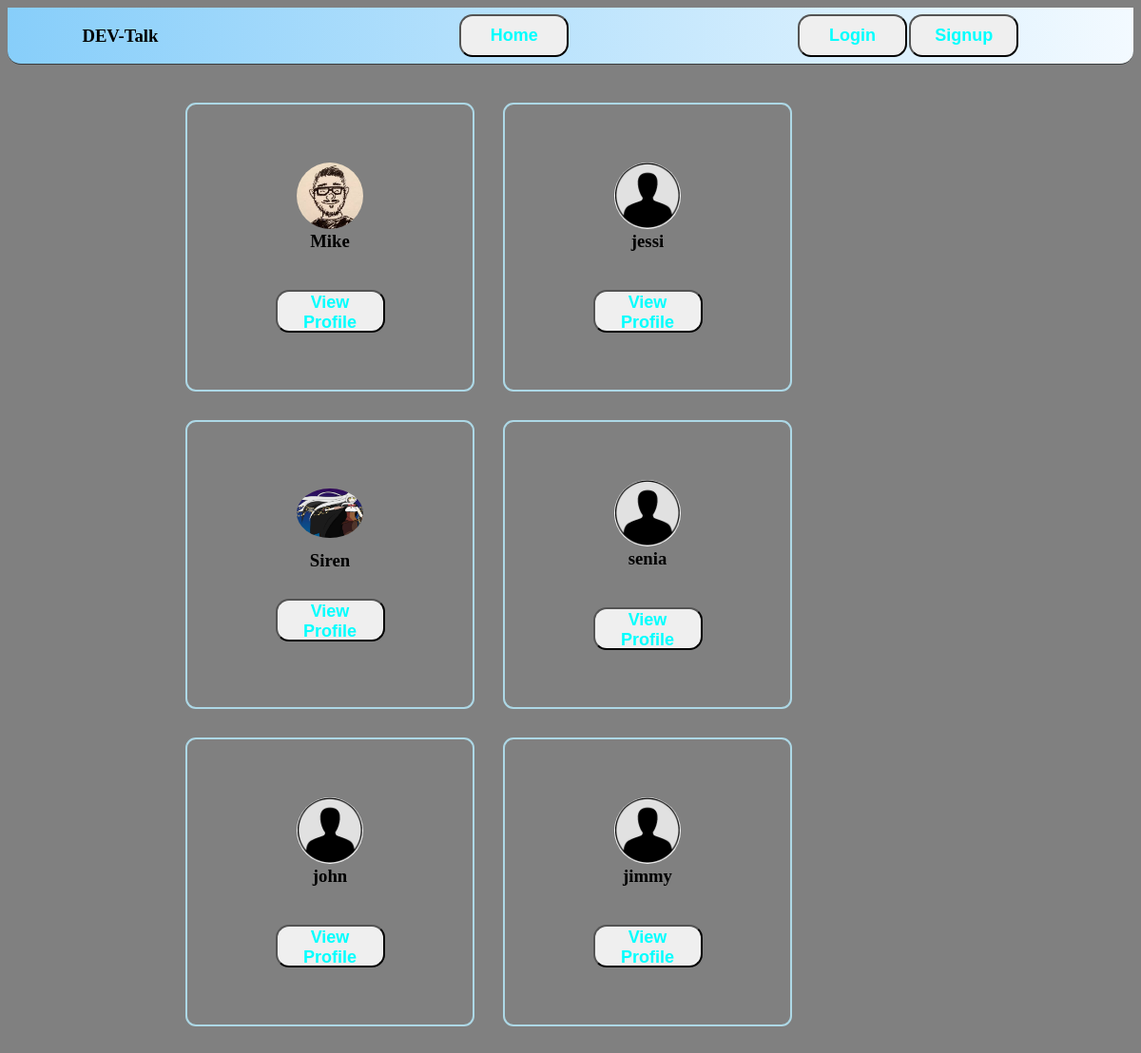
/users/, run on an earlier commit of the app's database.
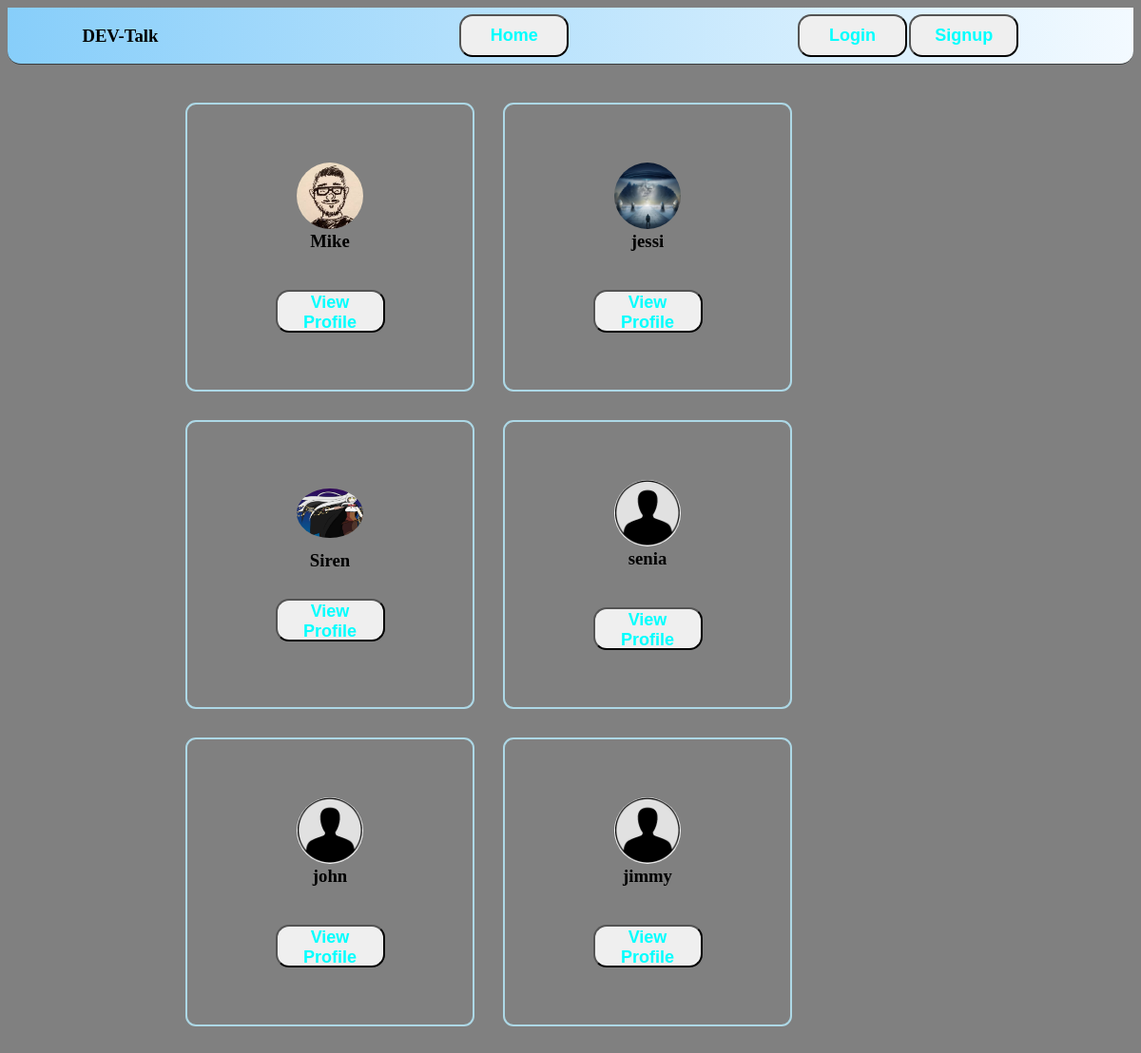
And on a later commit of the database.
### custom_users/models.py (models this page shows, shortened)
class Uzer(AbstractUser):
    avatar = models.ImageField(upload_to='profile_pics/', default='')
    following = models.ManyToManyField('self', symmetrical=False, related_name='follow_person')
    followers = models.ManyToManyField('self', symmetrical=False, related_name='follower')
    bio = models.TextField(max_length=500, blank=True, null=True)
    location = models.CharField(blank=True, max_length=150, null=True)
    github = models.URLField(blank=True, null=True)
    linkedin = models.URLField(blank=True, null=True)
    portfolio = models.URLField(blank=True, null=True)

### custom_users/views.py (the view)
# urls.py: path('users/', all_users, name='users'),
def all_users(request):
    users = Uzer.objects.all()
    return render(request,'users.html', {'users': users})

### templates/users.html (shortened to what this page needs)
<!DOCTYPE html>
<html lang="en">
<head>
    <link rel="stylesheet" href="/static/users.css/">
</head>
<body>
   <div class="container">
    <div class="Header">
        <div class="Header__Left">
            <h3>DEV-Talk</h3>
        </div>
        <div class="Header__Center">
            <a href="/">
                <button>Home</button>
            </a>
        </div>
        <div class="Header__Right">
            {%if request.user.is_authenticated%}
            <a href="/users/">
                <button>
                    People
                </button>
            </a>
            <a href="/community/">
                <button>
                Community
                </button>
            </a>
            <a href="/logout/"><button>Logout</button></a>
            {%else%}
            <a href="/login/"><button>Login</button></a>
            <a href="/signup/"><button>Signup</button></a>
            {%endif%}
        </div>
    </div>
    <div class="Card__Gallery">
        {%for user in users%}
    <div class="User__Card">
        <div id="Card__Top">
            <div class="Image">
            {%if user.avatar%}
            <img src="/media/images/{{user.avatar}}/"  style="width: 70px; border-radius: 50%;">
            {%else%}
            <img src="/media/images/default.png/" style="width: 70px; border-radius: 50%;">
            {%endif%}
        </div>
            <div class="User__Info">
                <h3>{{user.username}}</h3>
            </div>
        </div>
            <div class="profile__link">
                <a  href="/profile/{{user.id}}/"><button>View Profile</button></a>
            </div>
    </div>
    {%endfor%}
    </div>
   </div>
</body>
</html>

What changed in the data, as far as the page shows it:
changed Uzer "jessi": avatar: picture added
